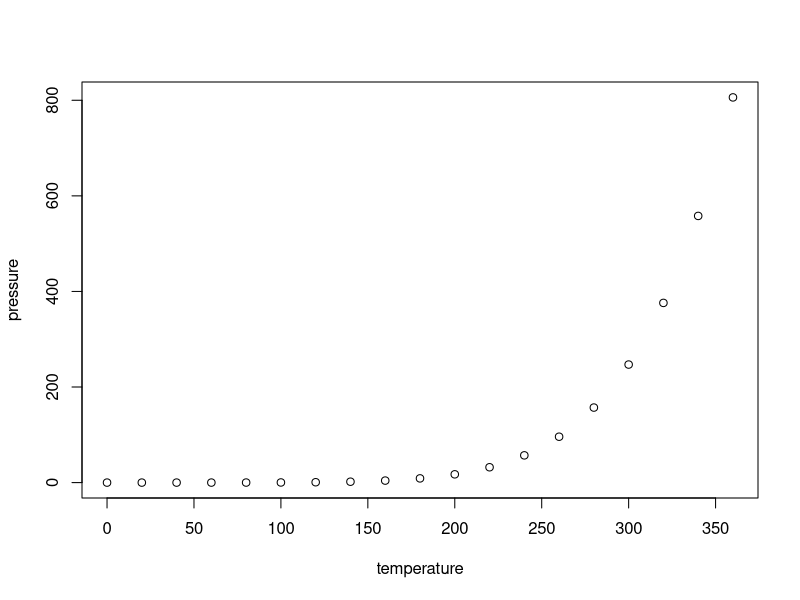
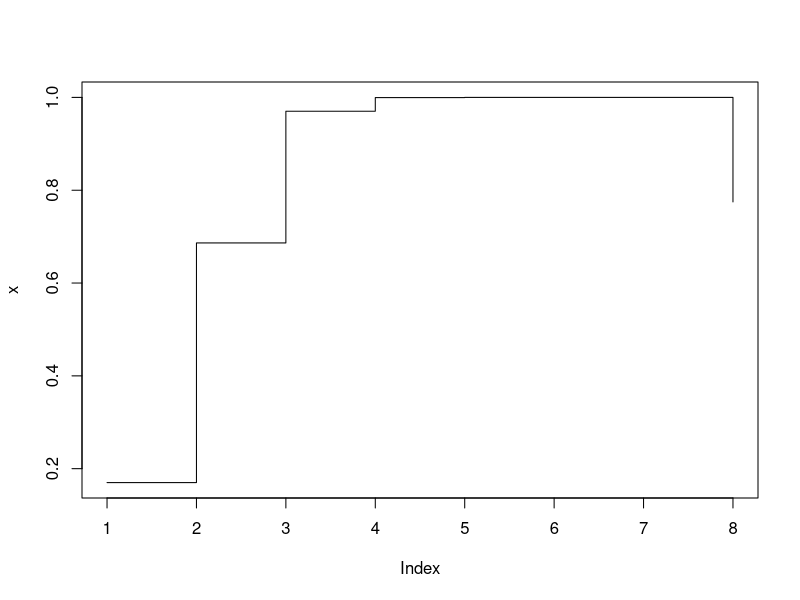

R code for these plots, in order:
## ---- chunk 1
knitr::opts_chunk$set(echo = TRUE)
## ---- chunk 2
summary(cars)
## ---- chunk 3
plot(pressure)
## ---- chunk 4
# R Code to Problem 1 below
# a.
n <- c(0,1,2,3,4,5,6,7)
p = c(0.17, 0.44, 0.69, 0.86, 0.94, 0.98, 0.99)
?dbinom()
x <- pgeom(n,p)
plot(x, type = "s")
# b. 
print(pgeom(5,0.94)-pgeom(3,0.69))
# c. 

j <- pgeom(n,p) - pgeom(n-1,p)
print(j)
       
# k <- ecdf(j)



## ---- chunk 5
# R Code to Problem 2 below

## ---- chunk 6
# R Code to Problem 1 below

